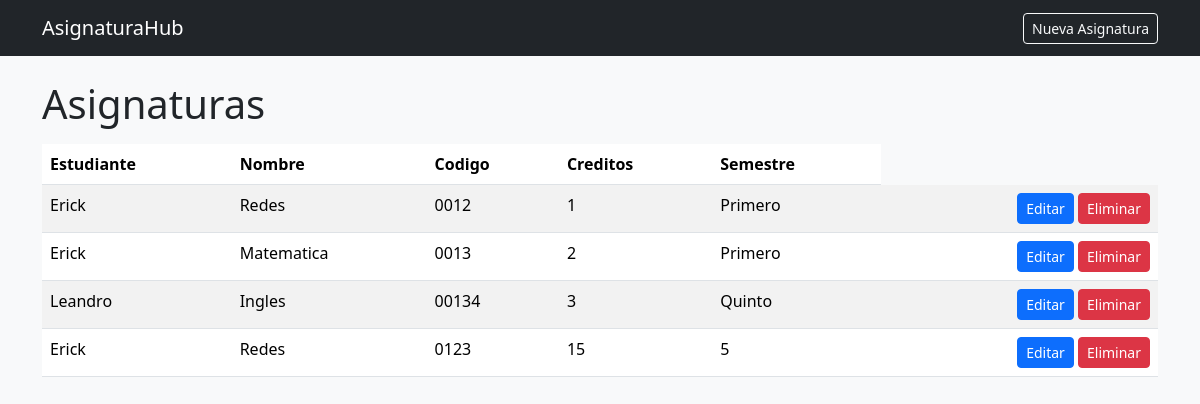
/listar_asignaturas/, run on the app's committed database.
### student/models.py (models this page shows, shortened)
class Asignatura(models.Model):
    estudiante = models.ForeignKey(Student, on_delete=models.CASCADE)
    nombre = models.CharField(max_length=50)
    codigo = models.CharField(max_length=20, unique=True)
    creditos = models.IntegerField(validators=[MinValueValidator(1)])
    semestre = models.CharField(max_length=20, blank=True, null=True)

class Student(models.Model):
    cedula = models.CharField(max_length=10, blank=True, null=True, unique=True)
    nombre = models.CharField(max_length=50) #charfield
    edad = models.IntegerField() #integerField
    correo = models.EmailField(max_length= 50, blank=True, unique=True)
    carrera = models.CharField(max_length=50)
    telefono = models.CharField(max_length=10, blank=True, null=True, unique=True)
    creado_en = models.DateTimeField(auto_now_add=True, blank= True, null= True)

### student/views.py (the view)
# urls.py: path("listar_asignaturas/", views.listar_asignaturas, name="listar_asignaturas"),
def listar_asignaturas(request):
    asignaturas = Asignatura.objects.all()
    return render(request, "asignaturas/listar.html", {"asignaturas": asignaturas})

### student/templates/asignaturas/listar.html
{% extends "asignaturas/base.html" %}
{% block content %}
<h1 class="mb-3">Asignaturas</h1>
<table class="table table-striped">
  <thead>
    <tr>
        <th>Estudiante</th>
        <th>Nombre</th>
        <th>Codigo</th>
        <th>Creditos</th>
        <th>Semestre</th></tr>
  </thead>
  <tbody>
    {% for asignatura in asignaturas %}
    <tr>
      <td>{{ asignatura.estudiante.nombre }}</td>
      <td>{{ asignatura.nombre }}</td>
      <td>{{ asignatura.codigo }}</td>
      <td>{{ asignatura.creditos }}</td>
      <td>{{ asignatura.semestre }}</td>
      <td class="text-end">
          <a class="btn btn-sm btn-primary"
             href="{% url 'student:editar_asignaturas' asignatura.pk %}">Editar</a>
          <a class="btn btn-sm btn-danger"
             href="{% url 'student:eliminar_asignaturas' asignatura.pk %}">Eliminar</a>
      </td>
    </tr>
    {% empty %}
    <tr><td colspan="4">No hay asignsturas aún.</td></tr>
    {% endfor %}
  </tbody>
</table>
{% endblock %}

### student/templates/asignaturas/base.html (shortened to what this page needs)
<!doctype html>
<html lang="es">
<head>
  <link href="https://cdn.jsdelivr.net/npm/bootstrap@5.3.2/dist/css/bootstrap.min.css" rel="stylesheet">
</head>
<body class="bg-light">
<nav class="navbar navbar-dark bg-dark mb-4">
  <div class="container">
    <a class="navbar-brand" href="{% url 'student:listar_asignaturas' %}">AsignaturaHub</a>
    <a class="btn btn-sm btn-outline-light" href="{% url 'student:crear_asignaturas' %}">Nueva Asignatura</a>
  </div>
</nav>
<div class="container">
  {% block content %}{% endblock %}
</div>
</body>
</html>

### data on the page
Asignatura: estudiante.nombre "Erick", nombre "Redes", codigo "0012", creditos "1", semestre "Primero"
Asignatura: estudiante.nombre "Erick", nombre "Matematica", codigo "0013", creditos "2", semestre "Primero"
Asignatura: estudiante.nombre "Leandro", nombre "Ingles", codigo "00134", creditos "3", semestre "Quinto"
Asignatura: estudiante.nombre "Erick", nombre "Redes", codigo "0123", creditos "15", semestre "5"
